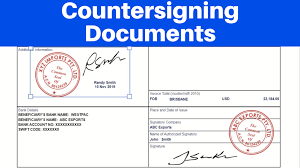
#> input picture Working code/Stamp Detection/images/download.png, 300 x 168 px
$ jupyter execute --allow-errors highlighter.ipynb
#> lines starting #> are read from the running program, lines starting #| are printed output that depends on the picture; after the words box and inside, x2 and y2 are one past the last pixel; in counts of white or black regions, pixels touching at a corner belong together
[cell 1]
from pathlib import Path
import cv2
import numpy as np
import matplotlib.pyplot as plt

[cell 2]
## Read and display the image

imgFile = "./images/download.png"
img = cv2.imread(imgFile)
#> img is the input picture: shape (168, 300, 3); mean B, G, R 239.1, 204.8, 189.6

def imshow(img, showAxis = False, size=(20,10)):
    plt.figure(figsize=size)
    if not showAxis: plt.axis('off')
    if len(img.shape) == 3: plt.imshow(img[:,:,::-1])
    else: plt.imshow(img, cmap='gray')

imshow(img)

[cell 3]
## Blur & detect the edges

# Convert to Grayscale
gray = cv2.cvtColor(img.copy(), cv2.COLOR_BGR2GRAY)
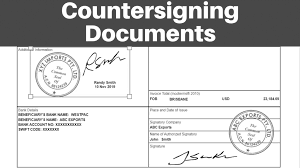
#> gray: shape (168, 300); min 0, max 255, mean 204.3

# Blur to remove noise
blur = cv2.bilateralFilter(gray.copy(), 15, 15, 15 )

# Find edges using canny edge detector
def auto_canny(grayim, sigma=0.33):
    # compute the median of the single channel pixel intensities
#> called with sigma = 0.33
    v = np.median(grayim)
#> v = 254
    # apply automatic Canny edge detection using the computed median
    lower = int(max(0, (1.0 - sigma) * v))
#> lower = 170
    upper = int(min(255, (1.0 + sigma) * v))
#> upper = 255
    edged = cv2.Canny(grayim, lower, upper)
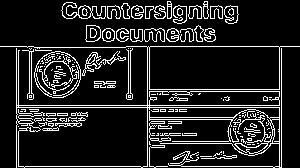
#> edged: shape (168, 300); 13.5% white in thin lines or dots
    # return the edged image
    return edged

# Find the edges and display the image
edged = auto_canny(blur)
imshow(edged)

[cell 4]
## Find Contours

# detect the contours on the binary image
contours, _ = cv2.findContours(image=edged.copy(), mode=cv2.RETR_EXTERNAL, method=cv2.CHAIN_APPROX_NONE)
#> contours = 83 contours, 59 with area under 20; largest, box (x1, y1, x2, y2) and area: (0, 46, 300, 168) 15889, (34, 51, 81, 98) 1658, (61, 2, 106, 19) 384, (85, 25, 101, 42) 208, (224, 5, 239, 24) 194
print(f'Total nr of contours found: {len(contours)}')
#| Total nr of contours found: 83

# Sort Contours by Area and get topN
topN = 10
sorted_contours = sorted(contours, key=cv2.contourArea, reverse=True)
#> sorted_contours has the same summary as contours
sorted_contours = sorted_contours[:topN]
#> sorted_contours = 10 contours; largest, box (x1, y1, x2, y2) and area: (0, 46, 300, 168) 15889, (34, 51, 81, 98) 1658, (61, 2, 106, 19) 384, (85, 25, 101, 42) 208, (224, 5, 239, 24) 194

[cell 5]
##  Fill the area inside contours
filteredCircle = np.zeros((img.shape[:2]), dtype =np.uint8)
#> (the rest of this cell did not finish here and is left out)

[cell 6]
## Close Blobs

kernel = np.ones((3,3),np.uint8)
closedCircle = cv2.morphologyEx(filteredCircle, cv2.MORPH_CLOSE, kernel, iterations=1)
#> filteredCircle: shape (168, 300); every value is 0
imshow(closedCircle)

[cell 7]
## Filter Stamps

# Find contours from the processed binary image
filteredContours, _ = cv2.findContours(image=closedCircle.copy(), mode=cv2.RETR_EXTERNAL, method=cv2.CHAIN_APPROX_NONE)
#> filteredContours = []

# Identify only contours with more than 5 points
circleContours = []
for index, contour in enumerate(filteredContours):
    perimeter = cv2.arcLength(contour,True)
    approxPoints = cv2.approxPolyDP(contour, 0.04 * perimeter, True)
    if len(approxPoints) > 5:
        circleContours.append(contour)
#> after the loop, circleContours = []

# Display the identified stamps
out = img.copy()
#> (the rest of this cell did not finish here and is left out)

[cell 8]
# Highlight the stamped region

# Import
from itertools import product

# Blur the image
highlight_blur = cv2.GaussianBlur(img.copy(), (15,15),0)
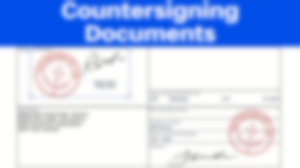
#> highlight_blur: shape (168, 300, 3); mean B, G, R 239.3, 205, 189.8

# Loop through every point in the image
for y, x in product(range(img.shape[0]), range(img.shape[1])):
    # Loop through all the contours
    for contour in circleContours:
        # Check if the point is on or inside the contour
        if cv2.pointPolygonTest(contour, [x, y], False) >= 0.0:
            # Replace the image with the output image
            highlight_blur[y, x, :] = out[y, x, :]

imshow(highlight_blur)

$ run again, with Working code/Stamp Detection/images/image2.jpg saved as Working code/Stamp Detection/images/download.png
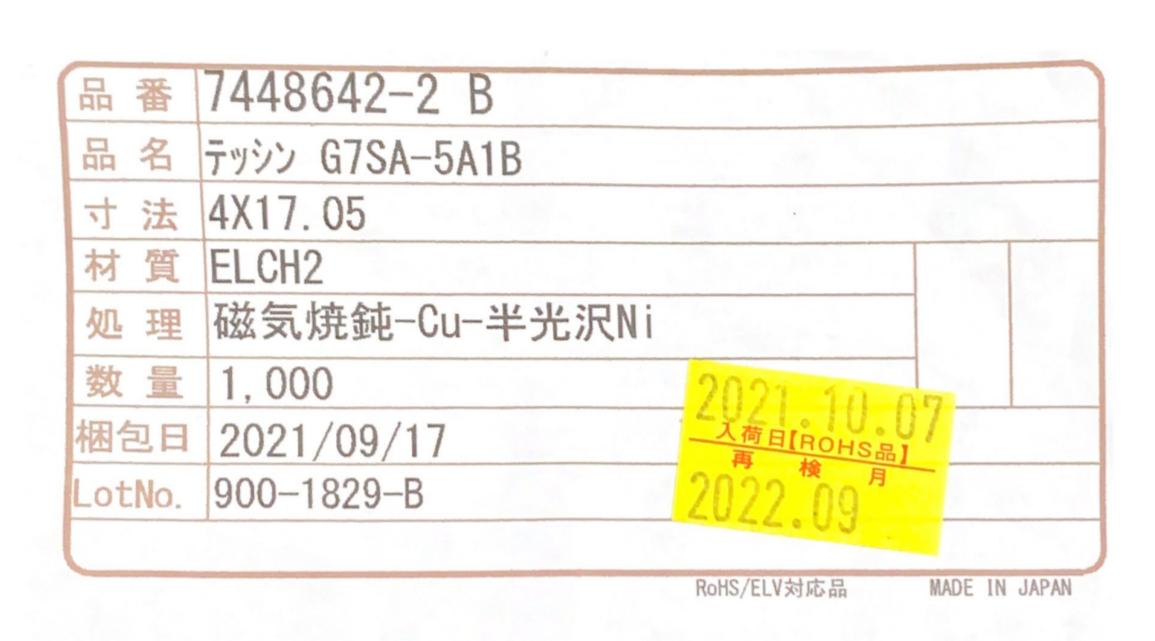
#> input picture Working code/Stamp Detection/images/image2.jpg, 1155 x 641 px
#> img is the input picture: shape (641, 1155, 3); mean B, G, R 229.9, 243.8, 246.6
#> v = 253
#> lower = 169
#> upper = 255
#> in auto_canny, `edged = cv2.Canny(grayim, lower, upper)`:
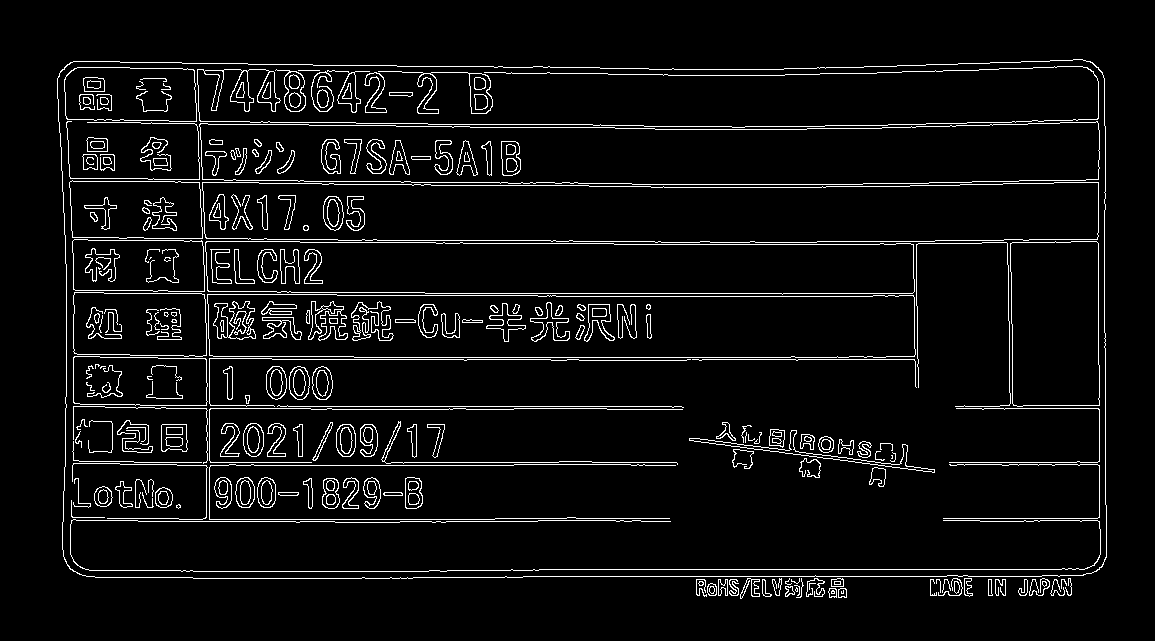
#> edged: shape (641, 1155); 5.4% white in thin lines or dots, all inside (x1, y1, x2, y2) = (57, 59, 1107, 599)
#> contours = 34 contours, 20 with area under 20; largest, box (x1, y1, x2, y2) and area: (57, 59, 1107, 579) 532290, (707, 583, 717, 596) 96, (740, 578, 760, 599) 94, (831, 578, 844, 587) 89, (718, 579, 728, 596) 88
#| Total nr of contours found: 34
#> `sorted_contours = sorted(contours, key=cv2.contourArea, reverse=True)`: sorted_contours has the same summary as contours
#> `sorted_contours = sorted_contours[:topN]`: sorted_contours = 10 contours; largest, box (x1, y1, x2, y2) and area: (57, 59, 1107, 579) 532290, (707, 583, 717, 596) 96, (740, 578, 760, 599) 94, (831, 578, 844, 587) 89, (718, 579, 728, 596) 88
#> filteredCircle: shape (641, 1155); every value is 0
#> `highlight_blur = cv2.GaussianBlur(img.copy(), (15,15),0)`:
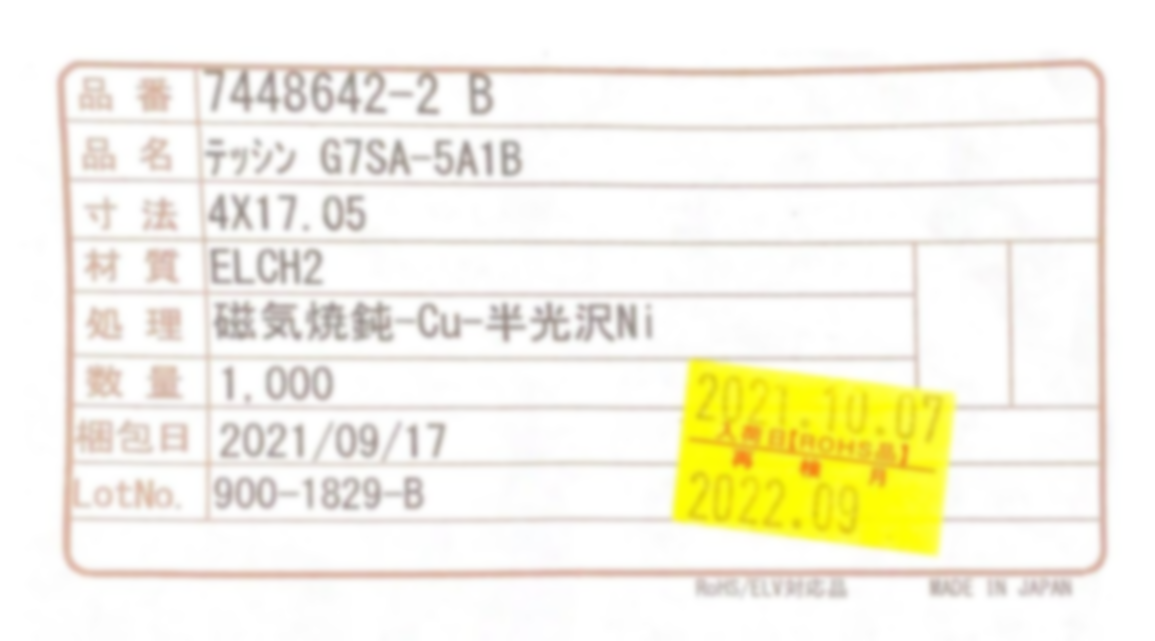
#> highlight_blur: shape (641, 1155, 3); mean B, G, R 229.9, 243.8, 246.6
